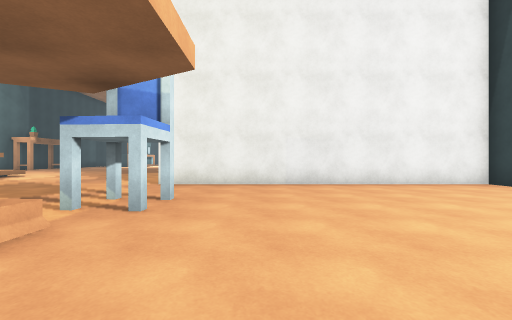
[1] (above)

16 first-person views from a walk through a Unity game level. The camera is 1.2 m above the floor, looks level and sees 90° across. The floor is counted in squares, 2 m on a side. Each view is taken from the middle of a square. On the plan, view 1 faces up. The plan holds only what a view shows up to about 9 squares ahead; the rest is blank. The place goes on beyond the plan. The player character is not drawn. Surface patterns are stand-ins for the level's own textures.

[2]
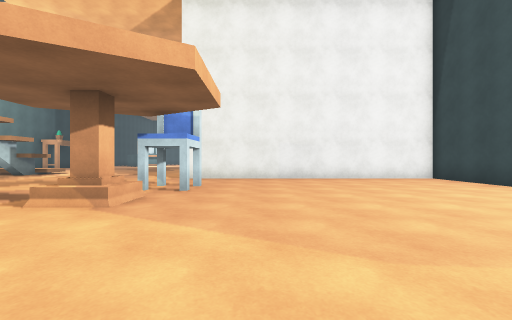

[3]
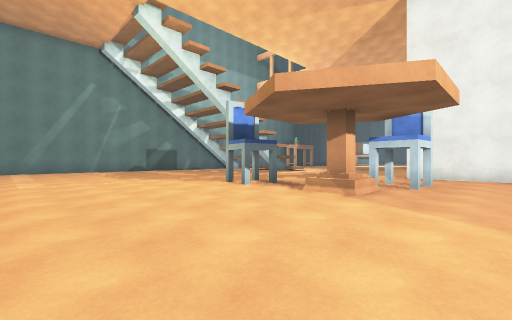

[4]
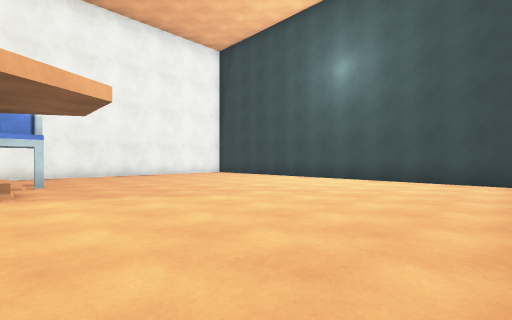

[5]
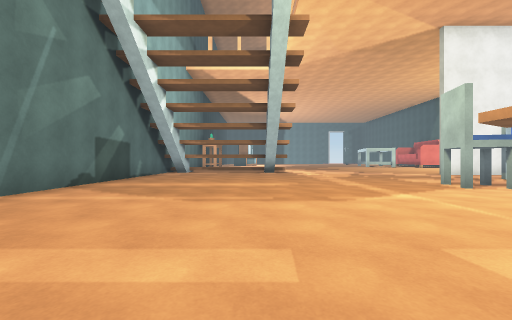

[6]
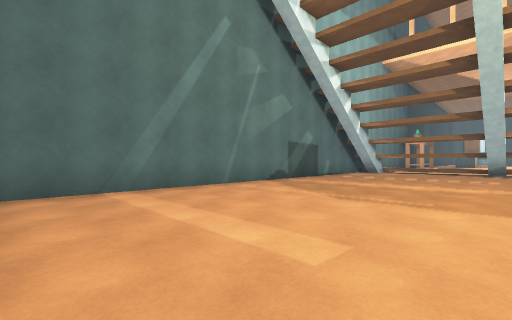

[7]
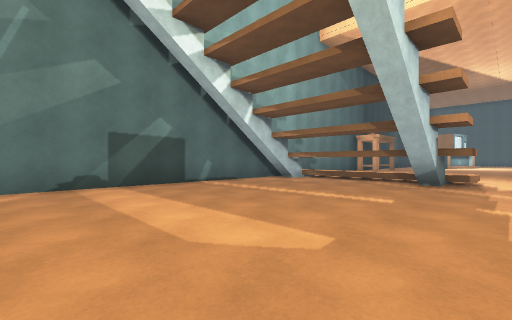

[8]
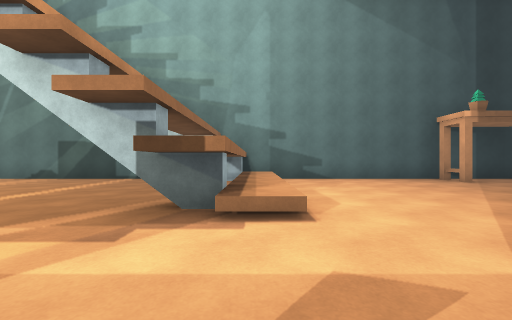

[9]
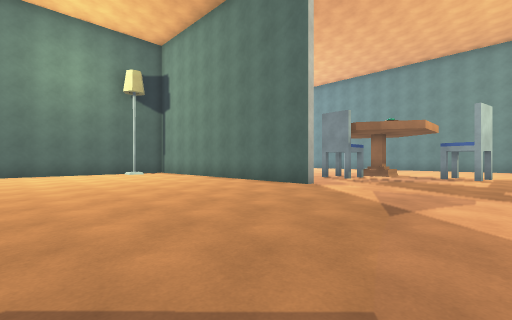

[10]
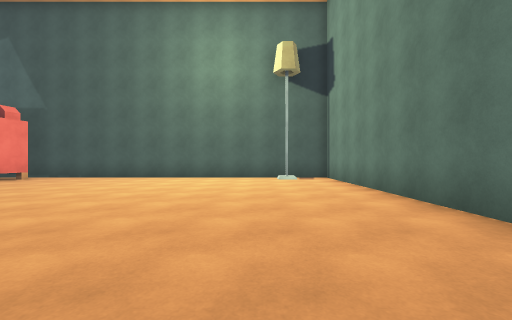

[11]
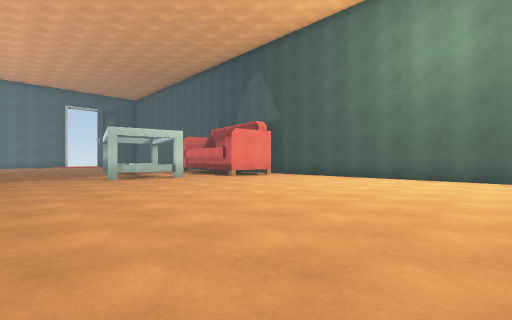

[12]
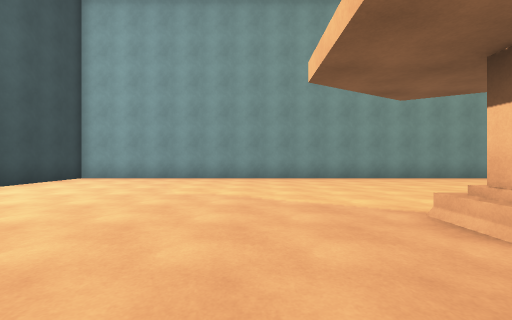

[13]
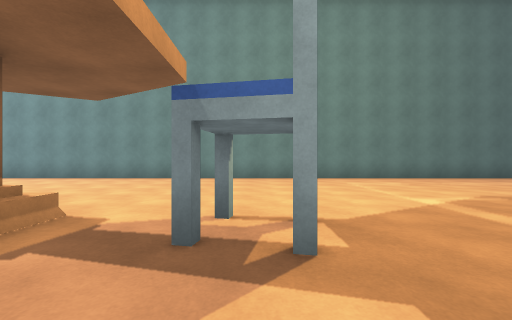

[14]
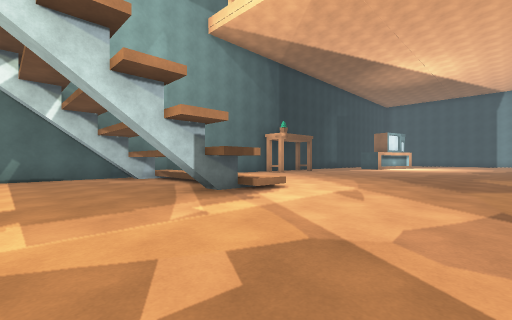

[15]
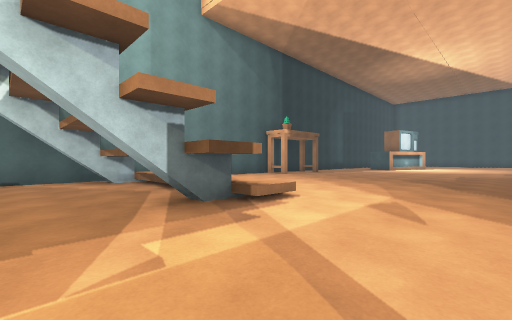

[16]
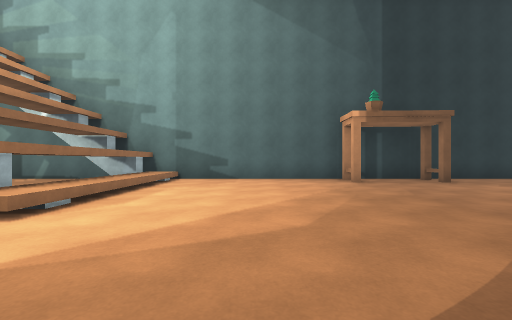

### Floor plan
Points are (right, up) in squares from view 1. A wall is a line through its corners. A room is listed if a view was taken in it or the views show most of it. See-through windows are left out.
Room 1 (views 1, 2, 3, 4, 5, 6, 7, 8, 9, 10, 11, 12, 13, 14, 15, 16)
walls: (-2.5, 6.6) (5.8, 6.6) (5.8, 17.5); (-9.1, 8.6) (-9.1, 6.9); (-9.5, 7.8) (-13.4, 7.8); (-13.3, 8.6) (-13.3, 6.9); (-14.2, 8.7) (-8.6, 8.7) (-8.6, 7.8) (-9.2, 7.8); (1.5, 17.1) (-0.8, 17.6); (5.8, 3.8) (5.8, 6.3) (-2.5, 6.3); (5.1, 16.2) (4.3, 16.3); (-13.5, -4.4) (5.8, -4.4) (5.8, 1); (-14.2, 20.2) (-14.2, -4)
objects: table (-13, 15); other object (-5, 2); other object (-3, 2); other object (-2, 3) to (-1, 3)

Where each view was taken, in squares from view 1:
view 1: 0 up, 0 right, facing up
view 2: 2 down, 0 right, facing up
view 3: 3 down, 0 right, facing up-left
view 4: 4 down, 2 left, facing up-right
view 5: 4 down, 10 left, facing up
view 6: 4 down, 9 left, facing up-left
view 7: 1 up, 8 left, facing up-left
view 8: 9 up, 6 left, facing left
view 9: 12 up, 6 left, facing down-right
view 10: 9 up, 3 left, facing right
view 11: 9 up, 3 left, facing up-right
view 12: 4 up, 0 right, facing down
view 13: 4 up, 5 left, facing down
view 14: 5 up, 5 left, facing up-left
view 15: 6 up, 6 left, facing up-left
view 16: 12 up, 6 left, facing left
